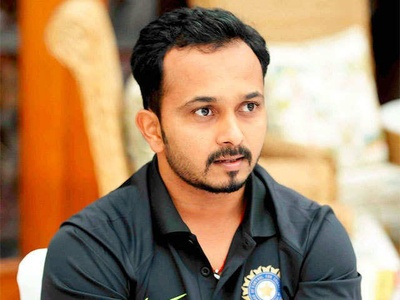
#> input picture test_images/4.jpg, 400 x 300 px, shrunk from 640 x 480 before the run
$ jupyter execute data_cleaning.ipynb   (shell and % lines are left out)
#> lines starting #> are read from the running program, lines starting #| are printed output that depends on the picture
### Importing libraries

[cell 1]
import cv2
import matplotlib.pyplot as plt
import os
import shutil

### Function to detect face and crop the image

[cell 2]
def crop_image(path):
    result = []

    image = cv2.imread(path)
    image_gray = cv2.cvtColor(image, cv2.COLOR_BGR2GRAY)

    face_cascade = cv2.CascadeClassifier("./opencv/haarcascades/haarcascade_frontalface_default.xml")
    eye_cascade = cv2.CascadeClassifier("./opencv/haarcascades/haarcascade_eye.xml")

    faces = face_cascade.detectMultiScale(image_gray, 1.3, 5)

    for (x, y, w, h) in  faces:
        face_region = image[y : y+h, x : x+w]
        face_region_gray = image_gray[y : y+h, x : x+w]

        eyes = eye_cascade.detectMultiScale(face_region_gray, 1.3, 5)

        if len(eyes) >= 2 :
            result.append(face_region)

    return result

[cell 3]
image = cv2.imread("./test_images/4.jpg")
#> image is the input picture: shape (300, 400, 3); mean B, G, R 101, 131.4, 162.9
plt.imshow(image)

[cell 4]
faces = crop_image("./test_images/4.jpg")
#> in crop_image, `image_gray = cv2.cvtColor(image, cv2.COLOR_BGR2GRAY)`:
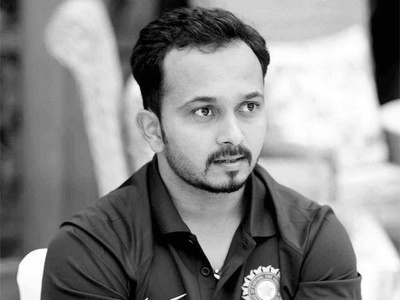
#> image_gray: shape (300, 400); min 0, max 255, mean 137.3
#> in crop_image, `faces = face_cascade.detectMultiScale(image_gray, 1.3, 5)`: faces = [[162, 60, 129, 129]]
#> the loop in crop_image, `for (x, y, w, h) in  faces:` made 1 pass
#> (x, y, w, h, eyes) on pass 1: (162, 60, 129, 129, [[71, 31, 33, 33], [23, 32, 37, 37]])
#> pass 1, in crop_image, `face_region = image[y : y+h, x : x+w]`:
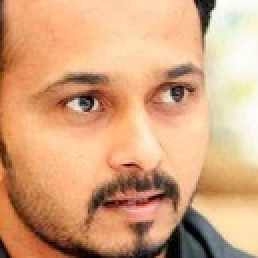
#> face_region: shape (129, 129, 3) (shown 2 times larger); mean B, G, R 126.3, 164.8, 212.9
#> pass 1, in crop_image, `face_region_gray = image_gray[y : y+h, x : x+w]`:
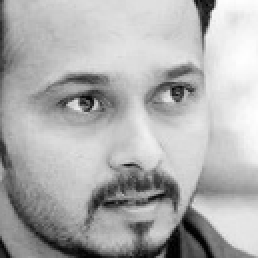
#> face_region_gray: shape (129, 129) (shown 2 times larger); min 0, max 254, mean 174.8
#> after the loop in crop_image, `for (x, y, w, h) in  faces:`: result = 1 item
#> faces = 1 item
plt.imshow(faces[0])

### Processing the image data with the crop function

[cell 5]
path_to_images = "./dataset/images/"
path_to_cropped = "./dataset/cropped/"
image_dirs = []

for entry in  os.scandir(path_to_images):
    if entry.is_dir():
        image_dirs.append(entry.path)

if os.path.exists(path_to_cropped):
    shutil.rmtree(path_to_cropped)

os.path.os.mkdir(path_to_cropped)

[cell 6]
cropped_image_dirs = []

for image_dir in image_dirs:
    count = 1
    name = image_dir.split('/')[3]
    folder_path = path_to_cropped + name + "/"

    if not os.path.exists(folder_path):
        os.mkdir(folder_path)
        cropped_image_dirs.append(folder_path)

    for entry in os.scandir(image_dir):
        try:
            faces = crop_image(entry.path)
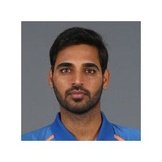
#> input picture dataset/images/Bhuvneshwar Kumar/15352f9af1.jpg, 162 x 162 px, shrunk from 260 x 260 before the run
#> in crop_image, image is the input picture: shape (162, 162, 3); mean B, G, R 169, 167.7, 171.8
#> in crop_image (call 2), `image_gray = cv2.cvtColor(image, cv2.COLOR_BGR2GRAY)`:
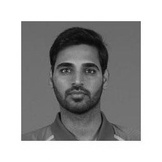
#> image_gray: shape (162, 162); min 4, max 255, mean 169.1
#> in crop_image (call 2), `faces = face_cascade.detectMultiScale(image_gray, 1.3, 5)`: faces = [[46, 45, 66, 66]]
#> the loop in crop_image (call 2), `for (x, y, w, h) in  faces:` made 1 pass
#> (x, y, w, h, eyes) on pass 1: (46, 45, 66, 66, [[33, 13, 22, 22]])
#> pass 1, in crop_image (call 2), `face_region = image[y : y+h, x : x+w]`:
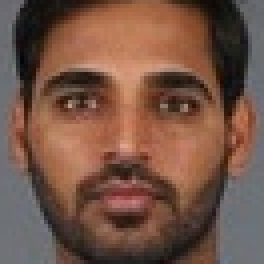
#> face_region: shape (66, 66, 3) (shown 4 times larger); mean B, G, R 70, 84.4, 116.9
#> pass 1, in crop_image (call 2), `face_region_gray = image_gray[y : y+h, x : x+w]`:
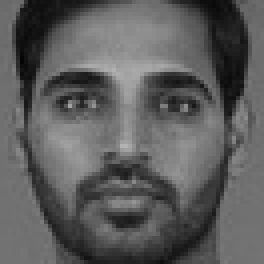
#> face_region_gray: shape (66, 66) (shown 4 times larger); min 4, max 179, mean 92.5
#> after the loop in crop_image (call 2), `for (x, y, w, h) in  faces:`: result = []
#> faces = []
            if len(faces) != 0:
                cropped = faces[0]
                crop_image_name = name + "_" + str(count) + ".png"
                crop_image_path = folder_path + crop_image_name

                cv2.imwrite(crop_image_path, cropped)

                count += 1
        except:
            print(f"ERROR: {entry.path}")
